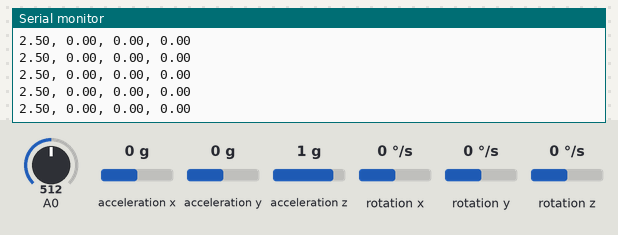
This sketch was run on a simulated Arduino Uno, built with avr-gcc and run on an emulated ATmega328P. Parts: the last lines printed to the serial monitor. The test bench sets the inputs (shaded band); at power-on: rotation x 0 °/s, A0 = 512, rotation y 0 °/s, rotation z 0 °/s, acceleration x 0 g, acceleration y 0 g, acceleration z 1 g.

Above: at 1.2 s.
1.3 s: rotation x set to -192 °/s
At 1.32 s:
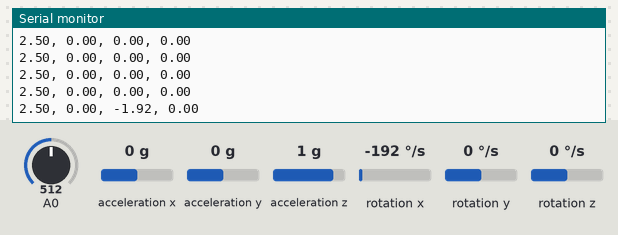
2.8 s: A0 set to 306
At 2.84 s:
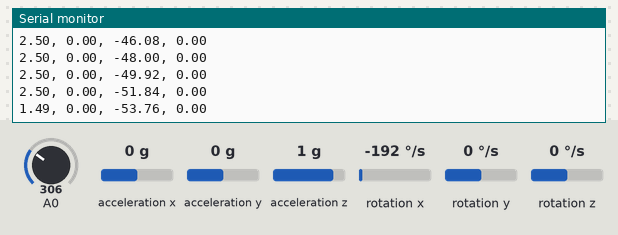
5.8 s: rotation y set to -192 °/s
At 5.85 s:
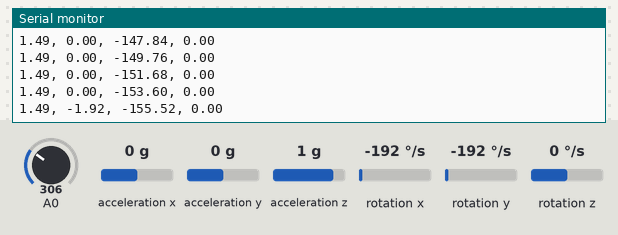
8.8 s: rotation z set to -192 °/s
At 8.85 s:
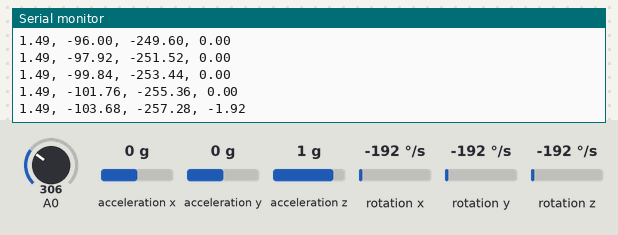
11.8 s: A0 set to 30
At 11.8 s:
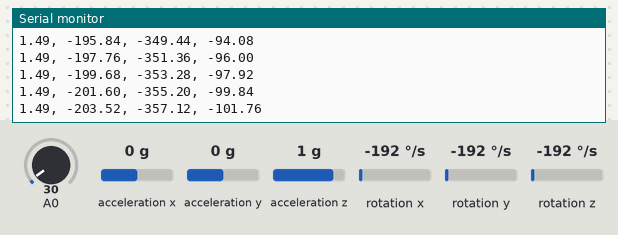
Timing chart, 0 to 14.3 s (numbered marks = the images above; inputs shaded):
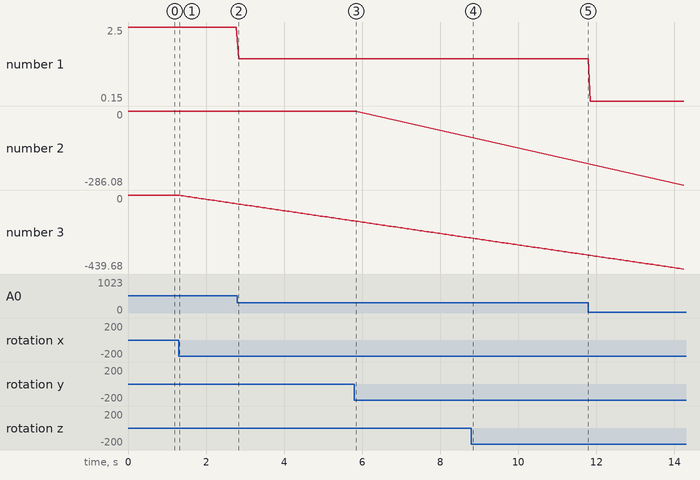

Measured:
- after the input at 1.3 s, the serial monitor: prints a new line at once (image 1)
- plotted number 3: 0 → -51.84 after the input at 1.3 s

The sketch:

MPU6050_gyro_simple9500.ino
```cpp
#include <Wire.h>
#include <MPU6050.h>

MPU6050 mpu;

// Timers
unsigned long timer = 0;
float timeStep = 0.01;

// Pitch, Roll and Yaw values
float pitch = 0;
float roll = 0;
float yaw = 0;

void setup()
{
  Serial.begin(9600);

  // Initialize MPU6050
  while(!mpu.begin(MPU6050_SCALE_2000DPS, MPU6050_RANGE_2G))
  {
    Serial.println("Could not find a valid MPU6050 sensor, check wiring!");
    delay(500);
  }

  // Calibrate gyroscope. The calibration must be at rest.
  // If you don't want calibrate, comment this line.
  mpu.calibrateGyro();

  // Set threshold sensivty. Default 3.
  // If you don't want use threshold, comment this line or set 0.
  mpu.setThreshold(3);
}

void loop()
{
  Vector rawGyro = mpu.readRawGyro();
  Vector normGyro = mpu.readNormalizeGyro();

  int value = analogRead(A0);
  float voltage = value * (5.0/1024.0);
//  Serial.print ("Voltage lvl = ");

  timer = millis();

  // Read normalized values
  Vector norm = mpu.readNormalizeGyro();

  // Calculate Pitch, Roll and Yaw
  pitch = pitch + norm.YAxis * timeStep;
  roll = roll + norm.XAxis * timeStep;
  yaw = yaw + norm.ZAxis * timeStep;

  String sensorCode = String(voltage)+ ", " + String(pitch) + ", " + String(roll) + ", " + String(yaw);
  Serial.println(sensorCode);
  // Wait to full timeStep period
//  delay((timeStep*1000) - (millis() - timer));
  delay(50);

}
```
